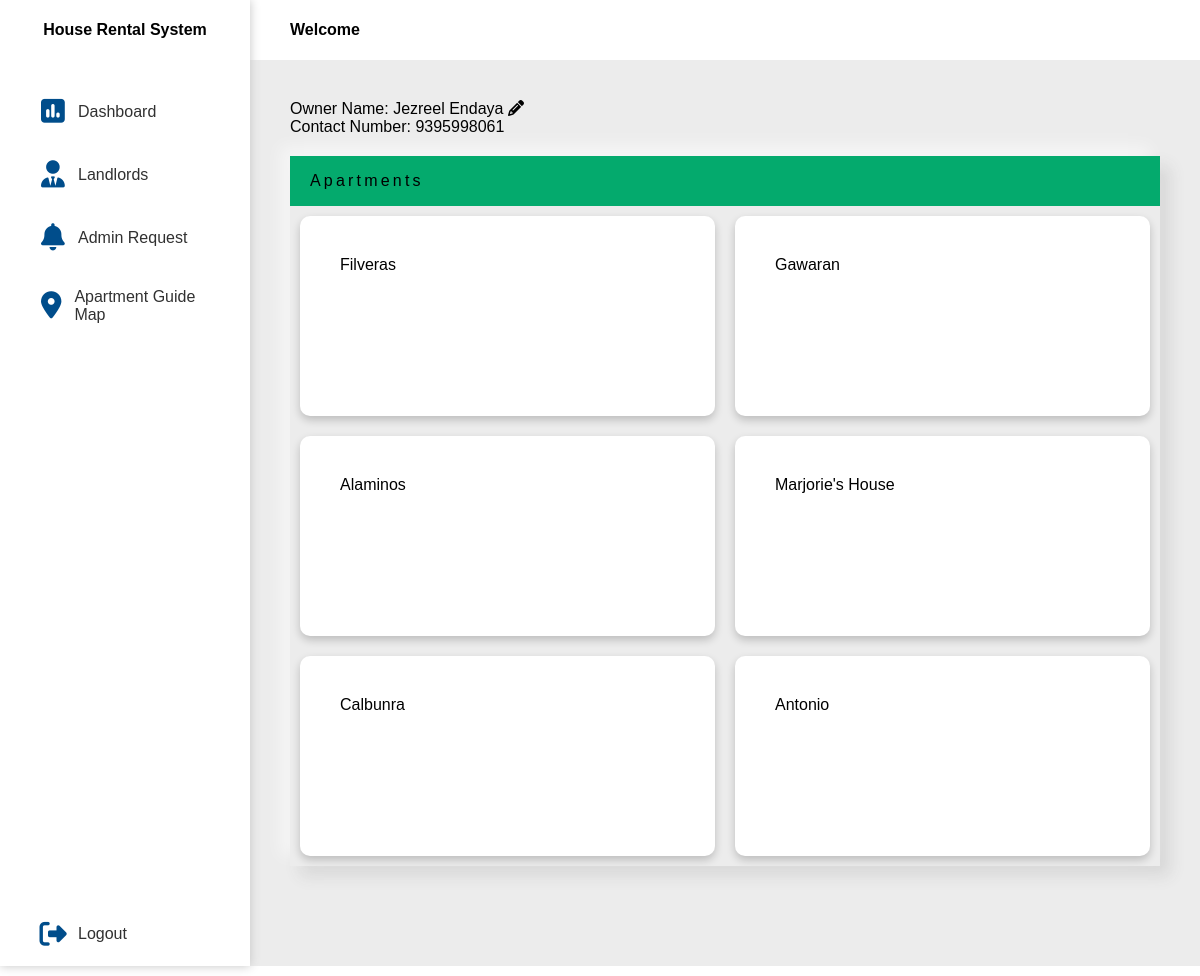
/admin/apartment.php?ownerid=1, run on the app's committed database.
### tables this page shows
CREATE TABLE `tblowners` (
  `Owner_ID` int(11) NOT NULL,
  `User_ID` int(11) NOT NULL,
  `Firstname` varchar(55) NOT NULL,
  `Lastname` varchar(55) NOT NULL,
  `Contact_Number` bigint(15) NOT NULL,
  `Membership_StartDate` date NOT NULL,
  `Membership_EndDate` date NOT NULL
);

CREATE TABLE `tblapartment` (
  `Apartment_ID` int(11) NOT NULL,
  `Owner_ID` int(11) NOT NULL,
  `Apartment_Name` varchar(255) NOT NULL,
  `Apartment_Type` varchar(55) NOT NULL
);

### admin/apartment.php (the view, shortened to what this page needs)
<?php
include_once "../connection/dbcon.php";
?>
<!DOCTYPE html>
<html lang="en">
<head>
    <link rel="stylesheet" href="css/style.css">
    <link rel="stylesheet" href="css/table.css">
    <link rel="stylesheet" href="css/input-handler.css">
</head>
<body>
    <div class="container">
        <?php include 'include/sidebar.php' ?>
        <main>
            <header>
                <h1>Welcome</h1>
            </header>
            <div class="content">
                <?php
                    if(isset($_GET['ownerid'])){
                        $ownerid = $_GET['ownerid'];
                        $specific_owner_query = "SELECT * from tblowners where tblowners.Owner_ID=$ownerid";
                        $specific_owner_result = $con->query($specific_owner_query);
                        $specific_owner_row =  $specific_owner_result->fetch_assoc();
                ?>
                <div class="info">
                <p>Owner Name: <?php echo $specific_owner_row['Firstname']." ".$specific_owner_row['Lastname']; ?> <span> <a href=""><i class="fa-solid fa-pencil"></i></a></span></p>
                <p>Contact Number: <?php echo $specific_owner_row['Contact_Number'] ?></p>
                </div>
                <div class="body">
                    <div class="view-information all-table">
                        <div class="heading">
                            <p>
                                Apartments
                            </p>
                        </div>
                        <div class="grid-body">
                            <?php
                                $specific_apartment_query = "SELECT * from tblapartment where Owner_ID=$ownerid";
                                $specific_apartment_result = $con->query($specific_apartment_query);
                                if($specific_apartment_result->num_rows>0){
                                    foreach($specific_apartment_result as $specific_apartment_row){
                            ?>
                            <div class="card card-apartment-list">
                                <p><?php echo $specific_apartment_row['Apartment_Name'] ?></p>
                            </div>
                            <?php }
                                }else{
                                    ?>
                                        <p>No Registered Apartments</p>
                                    <?php
                                }?>
                        </div>
                    </div>
                </div>
                <?php }else{
                    header('Location: landlord.php');
                }
                ?>
            </div>
        </main>
    </div>
</body>
</html>

### admin/css/style.css (style rules this page uses)
:root { --main-font-family: Arial, Helvetica, sans-serif; --main-color: #004d8b; --secondary-color: #229bff; --warning: rgb(255, 87, 87); --success: #04AA6D; --success-hover: #028d5a; }
.heading { background-color: var(--main-color); padding: 10px 20px; color: white; letter-spacing: 0.2rem; display: flex; justify-content: space-between; align-items: center; width: 100%; line-height: 30px; }
.content .body { width: 100%; display: grid; grid-gap: 20px; }
.content .grid-body { width: 100%; display: grid; grid-template-columns: repeat(auto-fit,minmax(350px,1fr)); grid-gap: 20px; padding: 10px; }
.grid-body .card { height: 200px; background-color: white; border-radius: 10px; padding: 40px; box-shadow: 0px 4px 8px rgba(0, 0, 0, 0.2); transition: transform .2s; }
@media only screen and (max-width: 1400px) { .all-table { max-height: 800px; overflow: auto; } }

### admin/css/table.css (style rules this page uses)
:root { --main-font-family: Arial, Helvetica, sans-serif }
.all-table { background-color: #ececec; box-shadow: -10px -10px 15px rgba(255, 255, 255, 0.5), 10px 10px 15px rgba(70, 70, 70, 0.12); overflow: hidden; display: flex; flex-direction: column; flex: 3; min-width: 350px; height: 100%; }

### admin/css/input-handler.css (style rules this page uses)
.heading { background-color: #04aa6d; padding: 10px 20px; color: black; letter-spacing: 0.2rem; display: flex; justify-content: space-between; align-items: center; width: 100%; line-height: 30px; }
a { color: black; text-decoration: none; }

### admin/include/sidebar.css (style rules this page uses)
:root { --main-font-family: Arial, Helvetica, sans-serif; --main-color: #004d8b; --secondary-color: #229bff; --warning: rgb(255, 87, 87); --success: #04AA6D; --success-hover: #028d5a; }
* { margin: 0; padding: 0; box-sizing: border-box; font-family: 'Franklin Gothic Medium', 'Arial Narrow', Arial, sans-serif; font-size: 16px; }
body { width: 100vw; height: 100vh; display: flex; justify-content: center; overflow: hidden; }
.container { display: flex; width: 100%; height: 100%; max-width: 1920px; background-color: #ececec; }
.container main { width: 100%; }
main header { width: 100%; line-height: 60px; background-color: white; padding: 0 40px; }
main .content { width: 100%; height: auto; max-height: 95%; padding: 40px; display: flex; flex-wrap: wrap; gap: 20px; overflow: auto; }

### data on the page
tblowners: Firstname "Jezreel", Lastname "Endaya", Contact_Number "9395998061"
tblapartment: Apartment_Name "Filveras"
tblapartment: Apartment_Name "Gawaran"
tblapartment: Apartment_Name "Alaminos"
tblapartment: Apartment_Name "Marjorie's House"
tblapartment: Apartment_Name "Calbunra"
tblapartment: Apartment_Name "Antonio"
